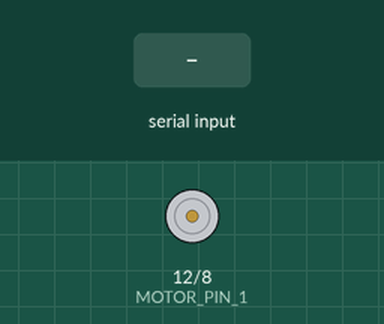
Recording of a sketch running on a simulated Arduino Uno, built with avr-gcc and run on an emulated ATmega328P. On the bench: motor-driver pin pairs drawn as motors (green arrow = first pin HIGH = forward, orange = second pin HIGH = backward, longer = more drive). The inputs (shaded band) are chosen by the test bench.

Above: at 1.2 s.
1.3 s: "open" received over the second serial link
At 1.4 s:
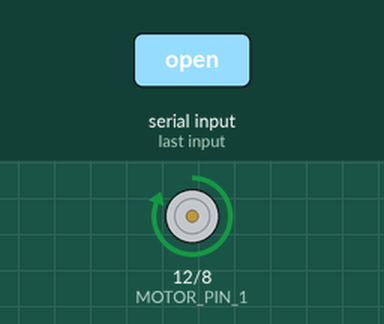
3.0 s: "closed" received over the second serial link
At 3.1 s:
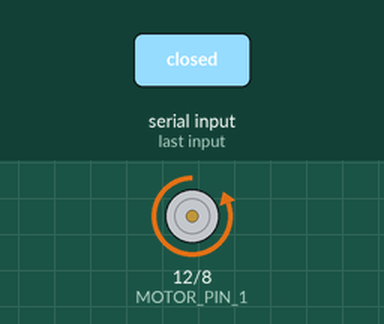
Timing chart, 0 to 6.0 s (numbered marks = the images above; inputs shaded):
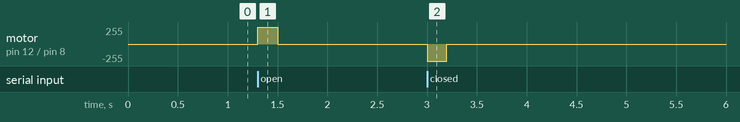

Measured:
- after the input at 1.3 s, motor on pin 12 (MOTOR_PIN_1) / pin 8 (MOTOR_PIN_2): stopped → forward 255/255 at once, → stopped 0.20 s later
- after the input at 3.0 s, motor on pin 12 (MOTOR_PIN_1) / pin 8 (MOTOR_PIN_2): stopped → backward 255/255 at once, → stopped 0.20 s later

The sketch:

blindcontroller2.ino
```cpp
#include <avr/sleep.h>
#include <avr/power.h>
#include <avr/wdt.h>
#include <SoftwareSerial.h>

#define LED_PIN (13)
#define MOTOR_PIN_1 (12)
#define MOTOR_PIN_2 (8)
#define XB_TX (3)
#define XB_RX (4)
#define SLEEP_PIN (7)
#define MOTOR_TIME (200)

volatile int f_wdt = 1;
SoftwareSerial XBee(XB_TX, XB_RX);
int currentstate = -1;


void setup() {
  // put your setup code here, to run once:

  //Serial.begin(9600);
  //Serial.println("Power On...");
  //delay(100);

  XBee.begin(9600);

  //setup pins
  pinMode(MOTOR_PIN_1, OUTPUT);
  pinMode(MOTOR_PIN_2, OUTPUT);
  //pinMode(SLEEP_PIN, OUTPUT);

  //commands to enable watchdog timer and power-down mode for 8 seconds
  //MCUSR &= ~(1 << WDRF);
  //WDTCSR |= (1 << WDCE) | (1 << WDE);
  //WDTCSR = 1 << WDP0 | 1 << WDP3;
  //WDTCSR |= _BV(WDIE);
  //Serial.println("Initialization Complete");
  //delay(100); //Allow for serial print to complete.

  //commands to enable power mode for xbee controller
  //digitalWrite(SLEEP_PIN, LOW);   // deassert to keep radio awake when sleep mode selected
  /*
   if(atCommand("D7", 1) | atCommand("SM", 1)) {
     Serial.println("Unable to configure Xbee with power saving profile");
   }
   */

}

void motorcontrol(int dir, int time)
{
  switch (dir)
  {
    case 0:
      digitalWrite(MOTOR_PIN_1, LOW);
      digitalWrite(MOTOR_PIN_2, LOW);
      break;
    case 1:
      digitalWrite(MOTOR_PIN_1, HIGH);
      digitalWrite(MOTOR_PIN_2, LOW);
      delay (time);
      digitalWrite(MOTOR_PIN_1, LOW);
      digitalWrite(MOTOR_PIN_2, LOW);
      break;
    case 2:
      digitalWrite(MOTOR_PIN_1, LOW);
      digitalWrite(MOTOR_PIN_2, HIGH);
      delay (time);
      digitalWrite(MOTOR_PIN_1, LOW);
      digitalWrite(MOTOR_PIN_2, LOW);
      break;
  }

}

ISR(WDT_vect)
{
  if (f_wdt == 0)
  {
    f_wdt = 1;
  }
  else
  {
    // Serial.println("WDT Overrun!!!");
    //delay(100); //Allow for serial print to complete.
  }
}


void loop() {
  //sleep_disable();
  //power_all_enable();
  //digitalWrite(SLEEP_PIN, LOW);

  //Serial.println("Waking up...");
  //Serial.println(currentstate);
  //delay(10000);

  if (XBee.available())
  {
    String data;
    char character;
    while (XBee.available())
    {
      character=XBee.read();
      data.concat(character);
    }

    //if (data != "") {
      //Serial.print("Received:");
      //Serial.println(data);
      //delay(100);
    //}

    data.trim();
    if (data.equals("open")){
      if (currentstate==0){
        //Serial.println("opening blinds");
        //delay(100);
        motorcontrol(1,MOTOR_TIME);
        currentstate=1;
      }
      else{
          if (currentstate==-1){
            //Serial.println("opening blinds");
            //delay(100);
            motorcontrol(1,MOTOR_TIME);
            currentstate=1;
          }
          else{
            //Serial.println("Blinds are already open");
            //delay(100);
          }
      }
    }

    if (data.equals("closed")){
      if (currentstate==1){
        //Serial.println("closing blinds");
        //delay(100);
        motorcontrol(2,MOTOR_TIME);
        currentstate=0;
      }
      else{
          if (currentstate==-1){
           //Serial.println("closing blinds");
           //delay(100);
           motorcontrol(2,MOTOR_TIME);
           currentstate=0;
          }
          else{
            //Serial.println("Blinds are already closed");
            //delay(100);
          }
      }
    }
   }

  //digitalWrite(SLEEP_PIN, HIGH);
  //set_sleep_mode(SLEEP_MODE_PWR_DOWN);
  //sleep_enable();
  //Serial.println("Sleeping...");
  //delay(100);

  // sleep for a total of 240 seconds
  //int i;
  //for (i = 0; i <=10; i++)
  //{
  //  sleep_mode();  // 8 seconds
  //}

}
```
